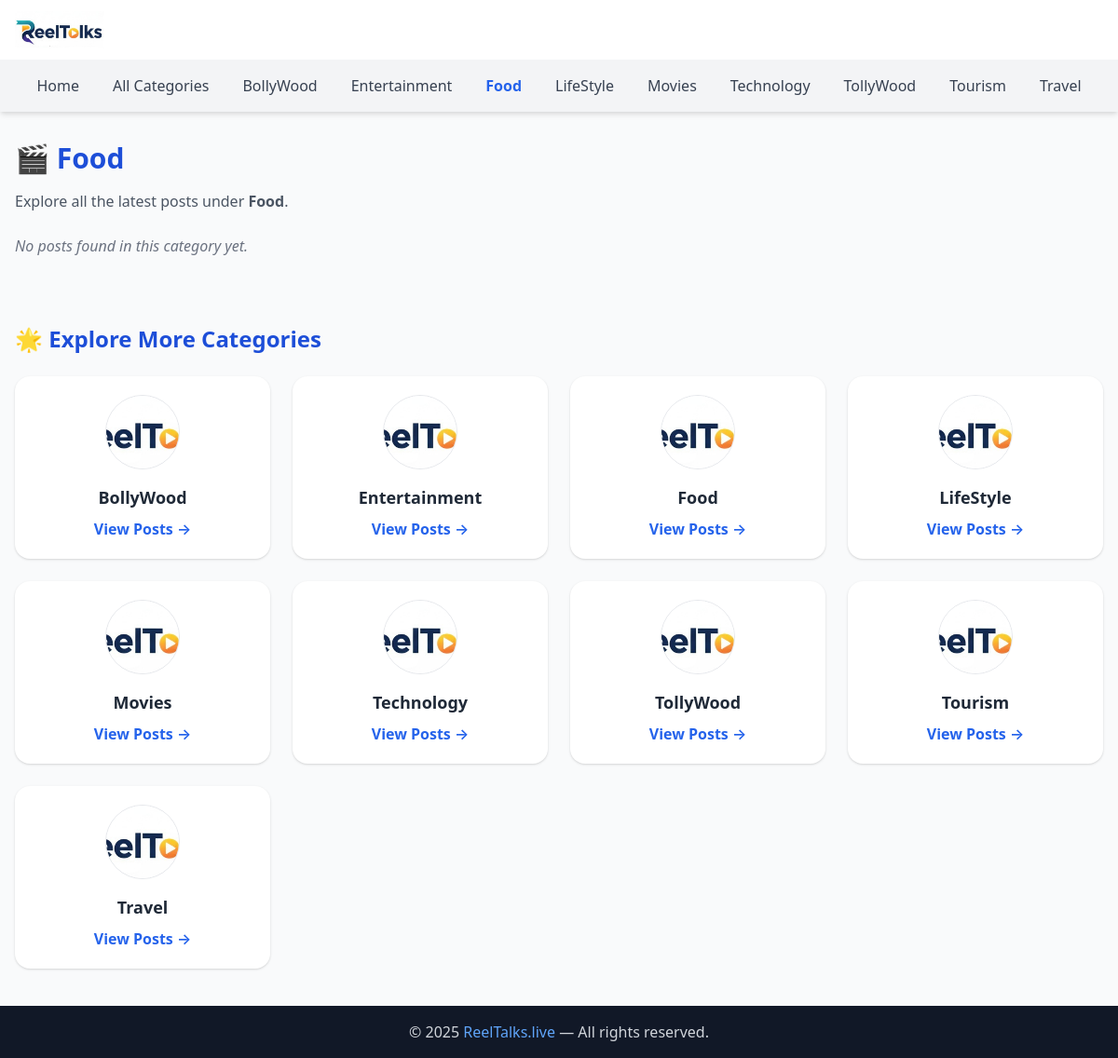
The page /category/Food/ on the database its author committed.
### ReelBlog/models.py (models this page shows, shortened)
class Category(models.Model):
    name = models.CharField(max_length=100, unique=True)
    class Meta:
        verbose_name_plural = "Categories"
        ordering = ['name']

### ReelBlog/views.py (the view)
# urls.py: path('category/<str:category_name>/', views.category_posts, name='category_posts'),
def category_posts(request, category_name):
    category = get_object_or_404(Category, name=category_name)
    posts = Post.objects.filter(category=category)
    categories = Category.objects.all()
    return render(request, 'ReelBlog/category_posts.html', {'category': category, 'posts': posts, 'categories': categories})

### ReelBlog/templates/ReelBlog/category_posts.html (shortened to what this page needs)
{% load static %}
<!DOCTYPE html>
<html lang="en">
<head>
    <link href="https://cdn.jsdelivr.net/npm/tailwindcss@2.2.19/dist/tailwind.min.css" rel="stylesheet">
</head>
<body class="bg-gray-50 text-gray-900">
<header class="bg-white shadow-md sticky top-0 z-50">
    <div class="max-w-7xl mx-auto px-4 py-3 flex justify-between items-center">
        <a href="{% url 'ReelBlog:home' %}" class="flex items-center space-x-2">
            <img src="{% static 'images/Logo24.jpg' %}" alt="ReelTalks Logo" class="h-10 w-auto object-contain">
        </a>
    </div>
    <nav id="main-nav" class="bg-gray-100 md:flex items-center justify-center space-x-4 hidden md:block">
        <div class="flex flex-wrap justify-center space-x-3 py-2">
            <a href="{% url 'ReelBlog:home' %}" class="text-gray-700 hover:text-blue-600 px-3 py-2 font-medium">Home</a>
            <a href="#categories" class="text-gray-700 hover:text-blue-600 px-3 py-2 font-medium">All Categories</a>
            {% for cat in categories %}
                <a href="{% url 'ReelBlog:category_posts' cat.name %}"
                   class="text-gray-700 hover:text-blue-600 px-3 py-2 font-medium {% if cat.name == category.name %}text-blue-600 font-semibold{% endif %}">
                   {{ cat.name }}
                </a>
            {% endfor %}
        </div>
    </nav>
</header>
<main>
<section class="max-w-7xl mx-auto px-4 py-8">
    <h1 class="text-3xl font-bold text-blue-700 mb-4">🎬 {{ category.name }}</h1>
    <p class="text-gray-600 mb-6">Explore all the latest posts under <strong>{{ category.name }}</strong>.</p>
    {% if posts %}
    <div class="grid sm:grid-cols-2 lg:grid-cols-3 gap-6">
        {% for post in posts %}
        <div class="bg-white rounded-2xl shadow hover:shadow-lg overflow-hidden transition">
            {% if post.image %}
                <img src="{{ post.image.url }}" alt="{{ post.title }}" loading="lazy" class="w-full h-48 object-cover">
            {% endif %}
            <div class="p-4">
                <span class="text-sm text-blue-600 font-medium">{{ post.category.name }}</span>
                <h4 class="font-semibold text-lg my-2">{{ post.title|truncatechars:60 }}</h4>
                <p class="text-gray-600 text-sm mb-3">{{ post.content|truncatechars_html:120|safe }}</p>
                <a href="{% url 'ReelBlog:blog_detail' post.id %}" class="text-blue-600 font-semibold hover:underline">Read More →</a>
            </div>
        </div>
        {% endfor %}
    </div>
    {% else %}
        <p class="text-gray-500 italic">No posts found in this category yet.</p>
    {% endif %}
</section>
<section id="categories" class="max-w-7xl mx-auto px-4 py-10">
    <h2 class="text-2xl font-bold text-blue-700 mb-6">🌟 Explore More Categories</h2>
    <div class="grid sm:grid-cols-2 lg:grid-cols-4 gap-6">
        {% for cat in categories %}
        <div class="bg-white rounded-2xl shadow hover:shadow-lg transition overflow-hidden text-center p-5">
            <img src="{% static 'images/Logo24.jpg' %}" alt="{{ cat.name }}" class="w-20 h-20 mx-auto mb-4 object-cover rounded-full border">
            <h3 class="font-semibold text-lg text-gray-800 mb-2">{{ cat.name }}</h3>
            <a href="{% url 'ReelBlog:category_posts' cat.name %}" class="text-blue-600 font-semibold hover:underline">View Posts →</a>
        </div>
        {% endfor %}
    </div>
</section>
</main>
<footer class="bg-gray-900 text-gray-300 text-center py-4 mt-auto">
    <p>© 2025 <a href="https://reeltalks.live" class="text-blue-400 hover:underline">ReelTalks.live</a> — All rights reserved.</p>
</footer>
</body>
</html>

### ReelBlog/templates/ReelBlog/category_posts.html (style rules this page uses)
body { display: flex; flex-direction: column; min-height: 100vh; }
main { flex: 1; }

### rows shown on the page
Category: name "BollyWood"
Category: name "Entertainment"
Category: name "Food"
Category: name "LifeStyle"
Category: name "Movies"
Category: name "Technology"
Category: name "TollyWood"
Category: name "Tourism"
Category: name "Travel"
